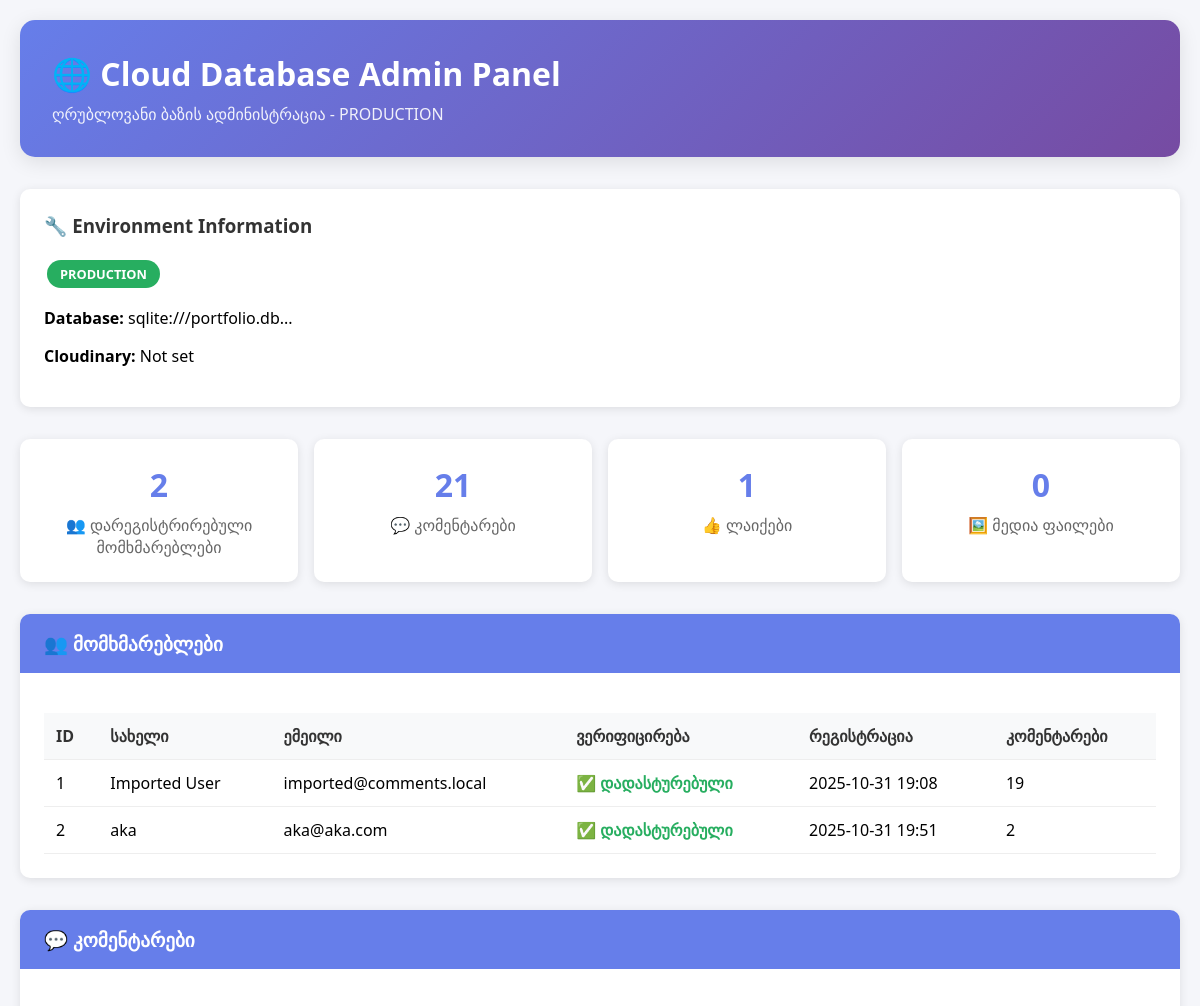
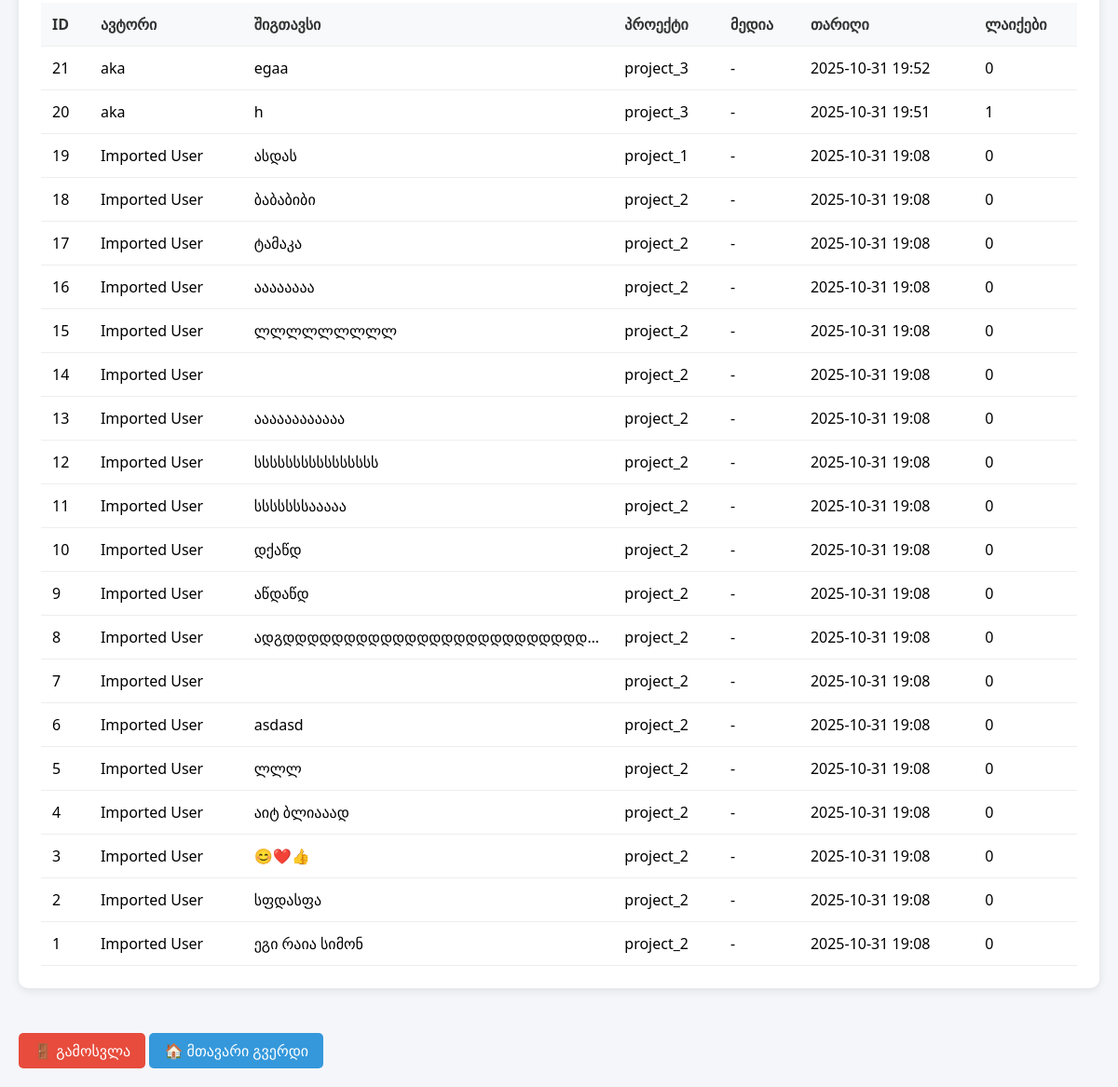
The app's page /cloud-admin (signed in) with its own data (2 pictures, top to bottom).
### models.py (models this page shows, shortened)
class User(UserMixin, db.Model):
    id = db.Column(db.Integer, primary_key=True)
    name = db.Column(db.String(50), nullable=False)
    email = db.Column(db.String(120), unique=True, nullable=False)
    password_hash = db.Column(db.String(128), nullable=False)
    email_verified = db.Column(db.Boolean, default=False, nullable=False)
    verification_token = db.Column(db.String(100), nullable=True)
    reset_token = db.Column(db.String(100), nullable=True)
    reset_token_expires = db.Column(db.DateTime, nullable=True)
    created_at = db.Column(db.DateTime, default=datetime.utcnow)
    is_active = db.Column(db.Boolean, default=True)
    comments = db.relationship('Comment', backref='author', lazy=True)

class Comment(db.Model):
    id = db.Column(db.Integer, primary_key=True)
    content = db.Column(db.Text, nullable=False)
    project_id = db.Column(db.String(50), nullable=False)
    user_id = db.Column(db.Integer, db.ForeignKey('user.id'), nullable=False)  # Required for registered users only
    parent_id = db.Column(db.Integer, db.ForeignKey('comment.id'), nullable=True)
    media_urls = db.Column(db.Text, nullable=True)  # JSON array of Cloudinary URLs
    created_at = db.Column(db.DateTime, default=datetime.utcnow)
    replies = db.relationship('Comment', backref=db.backref('parent', remote_side=[id]), lazy=True)
    likes = db.relationship('Like', backref='comment', lazy=True, cascade='all, delete-orphan')
    def get_like_count(self):
        return len(self.likes)

### app.py (the view, shortened to what this page needs)
@app.route('/cloud-admin', methods=['GET', 'POST'])
def cloud_admin():
    if not session.get('cloud_admin'):
        return render_template('cloud_admin_login.html')
    try:
        users = User.query.all()
        comments = Comment.query.order_by(Comment.created_at.desc()).all()
        likes = Like.query.all()
        env_info = {
            'database_url': os.environ.get('DATABASE_URL', 'Local SQLite'),
            'cloudinary_cloud': os.environ.get('CLOUDINARY_CLOUD_NAME', 'Not set'),
            'environment': 'PRODUCTION' if os.environ.get('DATABASE_URL') else 'DEVELOPMENT'
        }
        return render_template('cloud_admin_panel.html',
                             users=users,
                             comments=comments,
                             likes=likes,
                             env_info=env_info)
    except Exception as e:
        flash(f'Database error: {e}', 'error')
        return render_template('cloud_admin_login.html')

### templates/cloud_admin_panel.html (shortened to what this page needs)
<!DOCTYPE html>
<html lang="ka">
<head>
</head>
<body>
    <div class="container">
        <div class="header">
            <h1>🌐 Cloud Database Admin Panel</h1>
            <p>ღრუბლოვანი ბაზის ადმინისტრაცია - {{ env_info.environment }}</p>
        </div>
        <div class="env-info">
            <h3>🔧 Environment Information</h3>
            <div>
                <span class="env-badge {% if env_info.environment == 'PRODUCTION' %}env-production{% else %}env-development{% endif %}">
                    {{ env_info.environment }}
                </span>
            </div>
            <p><strong>Database:</strong> {{ env_info.database_url[:50] }}...</p>
            <p><strong>Cloudinary:</strong> {{ env_info.cloudinary_cloud }}</p>
        </div>
        <div class="stats">
            <div class="stat-card">
                <div class="stat-number">{{ users|length }}</div>
                <div class="stat-label">👥 დარეგისტრირებული მომხმარებლები</div>
            </div>
            <div class="stat-card">
                <div class="stat-number">{{ comments|length }}</div>
                <div class="stat-label">💬 კომენტარები</div>
            </div>
            <div class="stat-card">
                <div class="stat-number">{{ likes|length }}</div>
                <div class="stat-label">👍 ლაიქები</div>
            </div>
            <div class="stat-card">
                <div class="stat-number">{{ comments|selectattr('media_url')|list|length }}</div>
                <div class="stat-label">🖼️ მედია ფაილები</div>
            </div>
        </div>
        <div class="section">
            <div class="section-header">👥 მომხმარებლები</div>
            <div class="section-content">
                {% if users %}
                <table class="data-table">
                    <thead>
                        <tr>
                            <th>ID</th>
                            <th>სახელი</th>
                            <th>ემეილი</th>
                            <th>ვერიფიცირება</th>
                            <th>რეგისტრაცია</th>
                            <th>კომენტარები</th>
                        </tr>
                    </thead>
                    <tbody>
                        {% for user in users %}
                        <tr>
                            <td>{{ user.id }}</td>
                            <td>{{ user.name }}</td>
                            <td>{{ user.email }}</td>
                            <td>
                                {% if user.email_verified %}
                                    <span class="user-verified">✅ დადასტურებული</span>
                                {% else %}
                                    <span class="user-unverified">⏳ მოლოდინში</span>
                                {% endif %}
                            </td>
                            <td>{{ user.created_at.strftime('%Y-%m-%d %H:%M') if user.created_at else 'N/A' }}</td>
                            <td>{{ user.comments|length }}</td>
                        </tr>
                        {% endfor %}
                    </tbody>
                </table>
                {% else %}
                <p>მომხმარებლები ჯერ არ არის დარეგისტრირებული.</p>
                {% endif %}
            </div>
        </div>
        <div class="section">
            <div class="section-header">💬 კომენტარები</div>
            <div class="section-content">
                {% if comments %}
                <table class="data-table">
                    <thead>
                        <tr>
                            <th>ID</th>
                            <th>ავტორი</th>
                            <th>შიგთავსი</th>
                            <th>პროექტი</th>
                            <th>მედია</th>
                            <th>თარიღი</th>
                            <th>ლაიქები</th>
                        </tr>
                    </thead>
                    <tbody>
                        {% for comment in comments %}
                        <tr>
                            <td>{{ comment.id }}</td>
                            <td>{{ comment.author.name if comment.author else 'ანონიმური' }}</td>
                            <td class="comment-content">{{ comment.content[:100] }}{% if comment.content|length > 100 %}...{% endif %}</td>
                            <td>{{ comment.project_id }}</td>
                            <td>
                                {% if comment.media_url %}
                                    <a href="{{ comment.media_url }}" target="_blank" class="media-link">📷 სურათი</a>
                                {% else %}
                                    -
                                {% endif %}
                            </td>
                            <td>{{ comment.created_at.strftime('%Y-%m-%d %H:%M') if comment.created_at else 'N/A' }}</td>
                            <td>{{ comment.get_like_count() }}</td>
                        </tr>
                        {% endfor %}
                    </tbody>
                </table>
                {% else %}
                <p>კომენტარები ჯერ არ არის.</p>
                {% endif %}
            </div>
        </div>
        <a href="{{ url_for('cloud_admin_logout') }}" class="logout-btn">🚪 გამოსვლა</a>
        <a href="{{ url_for('index') }}" class="logout-btn" style="background: #3498db;">🏠 მთავარი გვერდი</a>
    </div>
</body>
</html>

### templates/cloud_admin_panel.html (style rules this page uses)
body { font-family: 'Segoe UI', Tahoma, Geneva, Verdana, sans-serif; background: #f5f6fa; margin: 0; padding: 20px; }
.container { max-width: 1200px; margin: 0 auto; }
.header { background: linear-gradient(135deg, #667eea 0%, #764ba2 100%); color: white; padding: 2rem; border-radius: 15px; margin-bottom: 2rem; box-shadow: 0 5px 20px rgba(0,0,0,0.1); }
.header h1 { margin: 0; font-size: 2rem; }
.header p { margin: 0.5rem 0 0 0; opacity: 0.9; }
.env-info { background: white; padding: 1.5rem; border-radius: 10px; margin-bottom: 2rem; box-shadow: 0 2px 10px rgba(0,0,0,0.1); }
.env-info h3 { margin-top: 0; color: #333; }
.env-badge { display: inline-block; padding: 0.3rem 0.8rem; border-radius: 20px; font-size: 0.8rem; font-weight: bold; margin: 0.2rem; }
.env-production { background: #27ae60; color: white; }
.stats { display: grid; grid-template-columns: repeat(auto-fit, minmax(200px, 1fr)); gap: 1rem; margin-bottom: 2rem; }
.stat-card { background: white; padding: 1.5rem; border-radius: 10px; text-align: center; box-shadow: 0 2px 10px rgba(0,0,0,0.1); }
.stat-number { font-size: 2rem; font-weight: bold; color: #667eea; }
.stat-label { color: #666; margin-top: 0.5rem; }
.section { background: white; margin-bottom: 2rem; border-radius: 10px; overflow: hidden; box-shadow: 0 2px 10px rgba(0,0,0,0.1); }
.section-header { background: #667eea; color: white; padding: 1rem 1.5rem; font-size: 1.2rem; font-weight: bold; }
.section-content { padding: 1.5rem; }
.data-table { width: 100%; border-collapse: collapse; margin-top: 1rem; }
.data-table th, .data-table td { padding: 0.75rem; text-align: left; border-bottom: 1px solid #eee; }
.data-table th { background: #f8f9fa; font-weight: 600; color: #333; }
.user-verified { color: #27ae60; font-weight: bold; }
.comment-content { max-width: 300px; overflow: hidden; text-overflow: ellipsis; white-space: nowrap; }
.logout-btn { background: #e74c3c; color: white; padding: 0.5rem 1rem; border: none; border-radius: 5px; cursor: pointer; text-decoration: none; display: inline-block; margin-top: 1rem; }

### records on screen
User: id "1", name "Imported User", email "imported@comments.local", email_verified "✅ დადასტურებული", created_at "2025-10-31 19:08", comments|length "19"
User: id "2", name "aka", email "aka@aka.com", email_verified "✅ დადასტურებული", created_at "2025-10-31 19:51", comments|length "2"
Comment: id "21", author "aka", content "egaa", project_id "project_3", created_at "2025-10-31 19:52", get_like_count "0"
Comment: id "20", author "aka", content "h", project_id "project_3", created_at "2025-10-31 19:51", get_like_count "1"
Comment: id "19", author "Imported User", content "ასდას", project_id "project_1", created_at "2025-10-31 19:08", get_like_count "0"
Comment: id "18", author "Imported User", content "ბაბაბიბი", project_id "project_2", created_at "2025-10-31 19:08", get_like_count "0"
Comment: id "17", author "Imported User", content "ტამაკა", project_id "project_2", created_at "2025-10-31 19:08", get_like_count "0"
Comment: id "16", author "Imported User", content "აააააააა", project_id "project_2", created_at "2025-10-31 19:08", get_like_count "0"
Comment: id "15", author "Imported User", content "ლლლლლლლლლ", project_id "project_2", created_at "2025-10-31 19:08", get_like_count "0"
Comment: id "14", author "Imported User", project_id "project_2", created_at "2025-10-31 19:08", get_like_count "0"
Comment: id "13", author "Imported User", content "აააააააააააა", project_id "project_2", created_at "2025-10-31 19:08", get_like_count "0"
Comment: id "12", author "Imported User", content "სსსსსსსსსსსსსსსს", project_id "project_2", created_at "2025-10-31 19:08", get_like_count "0"
Comment: id "11", author "Imported User", content "სსსსსსსააააა", project_id "project_2", created_at "2025-10-31 19:08", get_like_count "0"
Comment: id "10", author "Imported User", content "დქაწდ", project_id "project_2", created_at "2025-10-31 19:08", get_like_count "0"
Comment: id "9", author "Imported User", content "აწდაწდ", project_id "project_2", created_at "2025-10-31 19:08", get_like_count "0"
Comment: id "8", author "Imported User", content "ადგდდდდდდდდდდდდდდდდდდდდდდდდდ…", project_id "project_2", created_at "2025-10-31 19:08", get_like_count "0"
Comment: id "7", author "Imported User", project_id "project_2", created_at "2025-10-31 19:08", get_like_count "0"
Comment: id "6", author "Imported User", content "asdasd", project_id "project_2", created_at "2025-10-31 19:08", get_like_count "0"
Comment: id "5", author "Imported User", content "ლლლ", project_id "project_2", created_at "2025-10-31 19:08", get_like_count "0"
Comment: id "4", author "Imported User", content "აიტ ბლიააად", project_id "project_2", created_at "2025-10-31 19:08", get_like_count "0"
Comment: id "3", author "Imported User", content "😊❤️👍", project_id "project_2", created_at "2025-10-31 19:08", get_like_count "0"
Comment: id "2", author "Imported User", content "სფდასფა", project_id "project_2", created_at "2025-10-31 19:08", get_like_count "0"
Comment: id "1", author "Imported User", content "ეგი რაია სიმონ", project_id "project_2", created_at "2025-10-31 19:08", get_like_count "0"

### other values on screen
{{ env_info.environment }} "PRODUCTION"
{{ env_info.database_url[:50] }} "sqlite:///portfolio.db"
{{ env_info.cloudinary_cloud }} "Not set"
{{ users|length }} "2"
{{ comments|length }} "21"
{{ likes|length }} "1"
{{ comments|selectattr('media_url')|list|length }} "0"
